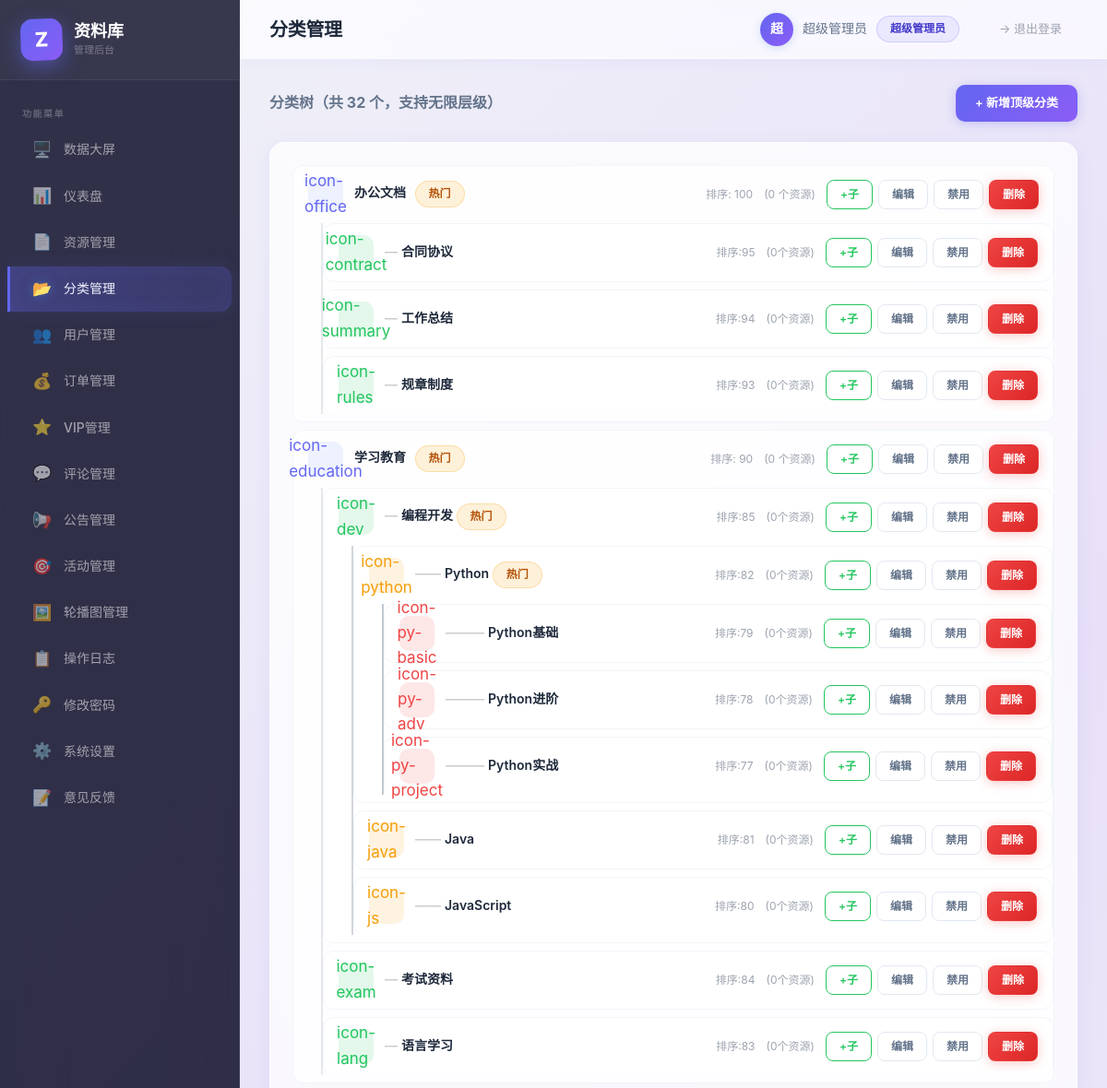
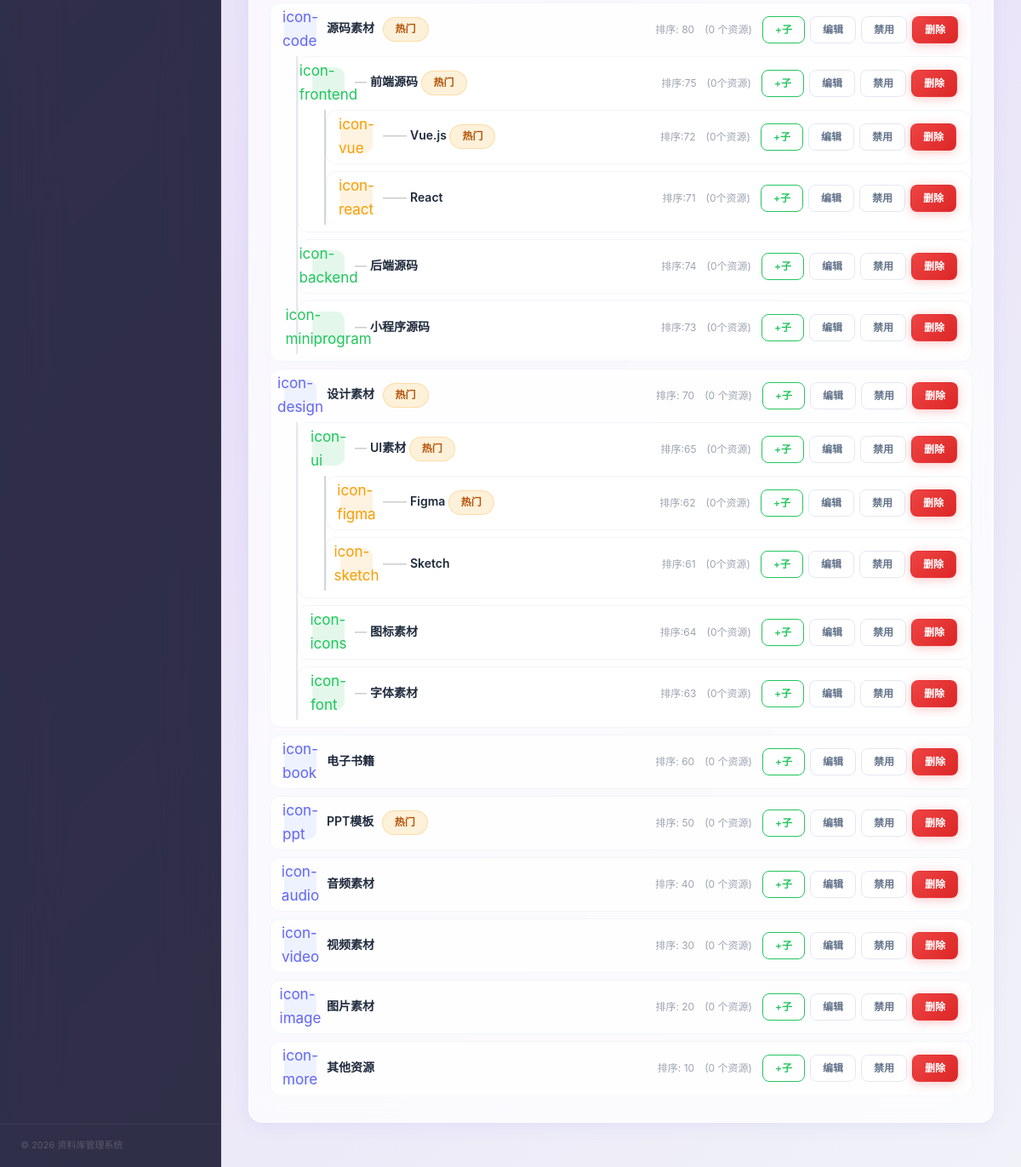
Screenshot of /admin/categories.php (signed in) with the database file from the repository (2 pictures, top to bottom).
### tables this page shows
CREATE TABLE `categories` (
  `id` int(10) unsigned NOT NULL AUTO_INCREMENT,
  `parent_id` int(10) unsigned NOT NULL DEFAULT 0 COMMENT '0=顶级分类',
  `name` varchar(100) NOT NULL,
  `icon` varchar(500) DEFAULT NULL,
  `sort_order` int(11) NOT NULL DEFAULT 0,
  `is_hot` tinyint(4) NOT NULL DEFAULT 0 COMMENT '1=热门',
  `status` tinyint(4) NOT NULL DEFAULT 1 COMMENT '1=启用 0=禁用',
  `created_at` datetime NOT NULL DEFAULT CURRENT_TIMESTAMP,
  `updated_at` datetime NOT NULL DEFAULT CURRENT_TIMESTAMP ON UPDATE CURRENT_TIMESTAMP,
  PRIMARY KEY (`id`),
  KEY `idx_parent_id` (`parent_id`),
  KEY `idx_sort_order` (`sort_order`)
);

### config/database.php (called while the page is built)
<?php
return [
    'host'     => getenv('DB_HOST')     ?: 'localhost',
    'port'     => getenv('DB_PORT')     ?: '3306',
    'dbname'   => getenv('DB_NAME')     ?: 'ziliaoku',
    'username' => getenv('DB_USER')     ?: 'root',
    'password' => getenv('DB_PASS')     ?: '',
    'charset'  => getenv('DB_CHARSET')  ?: 'utf8mb4',
    'options'  => [
        PDO::ATTR_ERRMODE            => PDO::ERRMODE_EXCEPTION,
        PDO::ATTR_DEFAULT_FETCH_MODE => PDO::FETCH_ASSOC,
        PDO::ATTR_EMULATE_PREPARES   => false,
        PDO::MYSQL_ATTR_INIT_COMMAND => "SET NAMES utf8mb4 COLLATE utf8mb4_unicode_ci",
    ],
];

### core/Database.php (called while the page is built, shortened)
<?php
class Database
{
    private static ?Database $instance = null;
    private PDO $pdo;
    private function __construct()
    {
        $config = require __DIR__ . '/../config/database.php';
        $dsn = sprintf(
            'mysql:host=%s;port=%s;dbname=%s;charset=%s',
            $config['host'],
            $config['port'],
            $config['dbname'],
            $config['charset']
        );
        try {
            $this->pdo = new PDO($dsn, $config['username'], $config['password'], $config['options']);
        } catch (PDOException $e) {
            throw new RuntimeException('数据库连接失败: ' . $e->getMessage());
        }
    }
    public static function getInstance(): self
    {
        if (self::$instance === null) {
            self::$instance = new self();
        }
        return self::$instance;
    }
    public function query(string $sql, array $params = []): PDOStatement
    {
        try {
            $stmt = $this->pdo->prepare($sql);
            $stmt->execute($params);
            return $stmt;
        } catch (PDOException $e) {
            throw new RuntimeException('查询失败: ' . $e->getMessage());
        }
    }
    public function fetch(string $sql, array $params = []): array
    {
        $stmt = $this->query($sql, $params);
        $result = $stmt->fetch(PDO::FETCH_ASSOC);
        return $result ?: [];
    }
    public function fetchAll(string $sql, array $params = []): array
    {
        $stmt = $this->query($sql, $params);
        return $stmt->fetchAll(PDO::FETCH_ASSOC);
    }
    public function count(string $table, string $where = '', array $params = []): int
    {
        $sql = 'SELECT COUNT(*) AS cnt FROM `' . $table . '`';
        if ($where !== '') {
            $sql .= ' WHERE ' . $where;
        }
        $row = $this->fetch($sql, $params);
        return isset($row['cnt']) ? (int) $row['cnt'] : 0;
    }
}

### admin/categories.php (the view, shortened to what this page needs)
<?php
require_once __DIR__ . '/../core/Database.php';
$db = Database::getInstance();
$allCategories = $db->fetchAll('SELECT * FROM categories ORDER BY sort_order DESC, id ASC');
$childrenMap = [];
foreach ($allCategories as $cat) {
    $childrenMap[(int)$cat['parent_id']][] = $cat;
}
$topLevel = $childrenMap[0] ?? [];
$editCat = null;
function renderTree($parentId, $childrenMap, $db, $csrfToken, $level = 0) {
    if (empty($childrenMap[$parentId])) return;
    $indent = str_repeat('—', $level);
    echo '<ul class="tree-children" style="' . ($level > 0 ? 'margin-left:30px;' : '') . '">';
    foreach ($childrenMap[$parentId] as $cat) {
        $resCount = $db->count('resources', 'category_id = :c', [':c' => $cat['id']]);
        $levelColors = ['#3b82f6', '#22c55e', '#f59e0b', '#ef4444', '#8b5cf6', '#ec4899', '#06b6d4'];
        $color = $levelColors[$level % count($levelColors)];
        echo '<li class="tree-item">';
        echo '<div class="tree-item-header">';
        echo '<div class="tree-icon" style="background:' . $color . '20;color:' . $color . ';">' . htmlspecialchars($cat['icon'] ?: '📁') . '</div>';
        echo '<span class="tree-name">';
        if ($level > 0) echo '<span style="color:#ccc;margin-right:4px;">' . $indent . '</span>';
        echo htmlspecialchars($cat['name']);
        if ($cat['is_hot']) echo ' <span class="badge badge-warning">热门</span>';
        echo '</span>';
        echo '<span class="text-muted" style="font-size:12px">排序:' . $cat['sort_order'] . '</span>';
        echo '<span class="text-muted" style="font-size:12px">(' . $resCount . '个资源)</span>';
        echo '<div class="tree-actions">';
        echo '<a href="categories.php?add=1&parent=' . $cat['id'] . '" class="btn btn-outline btn-sm" style="color:#22c55e;border-color:#22c55e;" title="添加子分类">+子</a>';
        echo '<a href="categories.php?edit=' . $cat['id'] . '" class="btn btn-outline btn-sm">编辑</a>';
        echo '<form method="POST" style="display:inline">';
        echo '<button class="btn btn-sm btn-outline">' . ($cat['status'] ? '禁用' : '启用') . '</button>';
        echo '</form>';
        echo '<form method="POST" style="display:inline" onsubmit="return confirm(\'确定删除？\')">';
        echo '<button class="btn btn-danger btn-sm">删除</button>';
        echo '</form>';
        echo '</div>';
        echo '</div>';
        renderTree((int)$cat['id'], $childrenMap, $db, $csrfToken, $level + 1);
        echo '</li>';
    }
    echo '</ul>';
}
include __DIR__ . '/header.php';
?>
<?php if ($editCat || isset($_GET['add'])): ?>
<div class="card mb-20">
  <div class="card-header">
    <h3><?php echo ($editCat && isset($editCat['id'])) ? '编辑分类' : '新增分类'; ?></h3>
    <a href="categories.php" class="btn btn-outline btn-sm">返回列表</a>
  </div>
  <div class="card-body">
    <form method="POST" action="categories.php">
      <input type="hidden" name="_token" value="<?php echo htmlspecialchars($csrfToken); ?>">
      <input type="hidden" name="action" value="save">
      <?php if ($editCat && isset($editCat['id'])): ?>
      <input type="hidden" name="edit_id" value="<?php echo $editCat['id']; ?>">
      <?php endif; ?>
      <div class="form-row">
        <div class="form-group">
          <label>分类名称 <span class="required">*</span></label>
          <input type="text" name="name" class="form-control" required
                 value="<?php echo htmlspecialchars($editCat['name'] ?? ''); ?>">
        </div>
        <div class="form-group">
          <label>上级分类</label>
          <select name="parent_id" class="form-control">
            <option value="0">-- 顶级分类 --</option>
            <?php echo buildParentOptions($allCategories, $editCat['id'] ?? 0, $editCat['parent_id'] ?? 0); ?>
          </select>
          <span class="form-hint">支持无限层级嵌套</span>
        </div>
      </div>
      <div class="form-row-3">
        <div class="form-group">
          <label>图标（Emoji）</label>
          <input type="text" name="icon" class="form-control" placeholder="例如: 📄 💻 🎨"
                 value="<?php echo htmlspecialchars($editCat['icon'] ?? ''); ?>">
          <span class="form-hint">输入Emoji表情符号</span>
        </div>
        <div class="form-group">
          <label>排序</label>
          <input type="number" name="sort_order" class="form-control" min="0"
                 value="<?php echo $editCat['sort_order'] ?? '0'; ?>">
          <span class="form-hint">数值越大越靠前</span>
        </div>
        <div class="form-group">
          <label>&nbsp;</label>
          <div class="form-check">
            <input type="checkbox" name="is_hot" id="is_hot" value="1"
              <?php echo ($editCat['is_hot'] ?? 0) ? 'checked' : ''; ?>>
            <label for="is_hot">热门分类</label>
          </div>
        </div>
      </div>
      <div class="d-flex gap-10">
        <button type="submit" class="btn btn-primary btn-lg">保存</button>
        <a href="categories.php" class="btn btn-outline btn-lg">取消</a>
      </div>
    </form>
  </div>
</div>
<?php else: ?>
<div class="toolbar">
  <div class="toolbar-left">
    <h3 style="font-size:16px;color:var(--text-secondary);">分类树（共 <?php echo count($allCategories); ?> 个，支持无限层级）</h3>
  </div>
  <div class="toolbar-right">
    <a href="categories.php?add=1" class="btn btn-primary">+ 新增顶级分类</a>
  </div>
</div>
<div class="card">
  <div class="card-body">
    <?php if (empty($topLevel)): ?>
    <div class="empty-state">
      <div class="empty-icon">&#x1F4C1;</div>
      <h4>暂无分类</h4>
      <p>点击上方按钮添加第一个分类</p>
    </div>
    <?php else: ?>
    <ul class="tree-list">
      <?php foreach ($topLevel as $cat): ?>
      <li class="tree-item">
        <div class="tree-item-header">
          <div class="tree-icon"><?php echo htmlspecialchars($cat['icon'] ?: '📂'); ?></div>
          <span class="tree-name">
            <?php echo htmlspecialchars($cat['name']); ?>
            <?php if ($cat['is_hot']): ?><span class="badge badge-warning" style="margin-left:6px">热门</span><?php endif; ?>
          </span>
          <span class="text-muted" style="font-size:12px">排序: <?php echo $cat['sort_order']; ?></span>
          <span class="text-muted" style="font-size:12px">
            (<?php echo $db->count('resources', 'category_id = :c', [':c' => $cat['id']]); ?> 个资源)
          </span>
          <div class="tree-actions">
            <a href="categories.php?add=1&parent=<?php echo $cat['id']; ?>" class="btn btn-outline btn-sm" style="color:#22c55e;border-color:#22c55e;">+子</a>
            <a href="categories.php?edit=<?php echo $cat['id']; ?>" class="btn btn-outline btn-sm">编辑</a>
            <form method="POST" style="display:inline">
              <button class="btn btn-sm btn-outline"><?php echo $cat['status'] ? '禁用' : '启用'; ?></button>
            </form>
            <form method="POST" style="display:inline" onsubmit="return confirm('确定删除此分类？')">
              <button class="btn btn-danger btn-sm">删除</button>
            </form>
          </div>
        </div>
        <?php renderTree((int)$cat['id'], $childrenMap, $db, $csrfToken, 1); ?>
      </li>
      <?php endforeach; ?>
    </ul>
    <?php endif; ?>
  </div>
</div>
<?php endif; ?>
<?php include __DIR__ . '/footer.php'; ?>

### admin/header.php (shortened to what this page needs)
<?php
$currentPage = basename($_SERVER['PHP_SELF'], '.php');
$adminName = $_SESSION['admin_realname'] ?: $_SESSION['admin_username'];
$adminRole = $_SESSION['admin_role'] ?? 'admin';
$navItems = [
    ['key' => 'bigscreen',  'label' => '数据大屏',   'icon' => '🖥️', 'url' => 'bigscreen.php'],
    ['key' => 'dashboard',  'label' => '仪表盘',     'icon' => '📊', 'url' => 'dashboard.php'],
    ['key' => 'resources',  'label' => '资源管理',   'icon' => '📄', 'url' => 'resources.php'],
    ['key' => 'categories', 'label' => '分类管理',   'icon' => '📂', 'url' => 'categories.php'],
    ['key' => 'users',      'label' => '用户管理',   'icon' => '👥', 'url' => 'users.php'],
    ['key' => 'orders',     'label' => '订单管理',   'icon' => '💰', 'url' => 'orders.php'],
    ['key' => 'viplans',    'label' => 'VIP管理',    'icon' => '⭐', 'url' => 'viplans.php'],
    ['key' => 'comments',   'label' => '评论管理',   'icon' => '💬', 'url' => 'comments.php'],
    ['key' => 'announcements', 'label' => '公告管理',   'icon' => '📢', 'url' => 'announcements.php'],
    ['key' => 'activities',    'label' => '活动管理',   'icon' => '🎯', 'url' => 'activities.php'],
    ['key' => 'banners',    'label' => '轮播图管理', 'icon' => '🖼️', 'url' => 'banners.php'],
    ['key' => 'logs',       'label' => '操作日志',   'icon' => '📋', 'url' => 'logs.php'],
    ['key' => 'password',   'label' => '修改密码',   'icon' => '🔑', 'url' => 'password.php'],
    ['key' => 'settings',   'label' => '系统设置',   'icon' => '⚙️', 'url' => 'settings.php'],
    ['key' => 'feedback',   'label' => '意见反馈',   'icon' => '📝', 'url' => 'feedback.php'],
];
$pageTitles = [
    'bigscreen' => '数据大屏',
    'dashboard' => '仪表盘',
    'resources' => '资源管理',
    'categories' => '分类管理',
    'users' => '用户管理',
    'orders' => '订单管理',
    'viplans' => 'VIP管理',
    'comments' => '评论管理',
    'announcements' => '公告管理',
    'activities' => '活动管理',
    'banners' => '轮播图管理',
    'logs' => '操作日志',
    'password' => '修改密码',
    'settings' => '系统设置',
    'feedback' => '意见反馈',
];
$pageTitle = $pageTitles[$currentPage] ?? '管理后台';
$roleLabels = [
    'super' => '超级管理员',
    'admin' => '管理员',
    'editor' => '编辑',
];
$roleLabel = $roleLabels[$adminRole] ?? $adminRole;
?>
<!DOCTYPE html>
<html lang="zh-CN">
<head>
  <link rel="stylesheet" href="assets/css/admin.css">
</head>
<body>
<div class="admin-wrapper">
  <aside class="sidebar">
    <div class="sidebar-logo">
      <div class="logo-icon">Z</div>
      <div>
        <h2>资料库</h2>
        <small>管理后台</small>
      </div>
    </div>
    <nav class="sidebar-nav">
      <div class="nav-section">功能菜单</div>
      <?php foreach ($navItems as $nav): ?>
      <a href="<?php echo htmlspecialchars($nav['url']); ?>"
         class="<?php echo $currentPage === $nav['key'] ? 'active' : ''; ?>">
        <span class="nav-icon"><?php echo $nav['icon']; ?></span>
        <?php echo htmlspecialchars($nav['label']); ?>
      </a>
      <?php endforeach; ?>
    </nav>
    <div class="sidebar-footer">
      &copy; <?php echo date('Y'); ?> 资料库管理系统
    </div>
  </aside>
  <div class="main-content">
    <header class="topbar">
      <div class="topbar-left">
        <span class="page-title"><?php echo htmlspecialchars($pageTitle); ?></span>
      </div>
      <div class="topbar-right">
        <div class="admin-info">
          <div class="admin-avatar"><?php echo mb_substr($adminName, 0, 1); ?></div>
          <span><?php echo htmlspecialchars($adminName); ?></span>
          <span class="badge badge-info"><?php echo htmlspecialchars($roleLabel); ?></span>
        </div>
        <a href="logout.php" class="btn-logout" title="退出登录">&#8594; 退出登录</a>
      </div>
    </header>
    <div class="content-area">

### admin/footer.php (shortened to what this page needs)
    </div>
  </div>
</div>
</body>
</html>

### admin/categories.php (style rules this page uses)
.tree-list { list-style: none; padding: 0; margin: 0; }
.tree-children { list-style: none; padding: 0; margin: 0 0 0 18px; border-left: 2px solid #e5e7eb; }
.tree-children .tree-children { border-left-color: #d1d5db; }
.tree-children .tree-children .tree-children { border-left-color: #c1c9d2; }
.tree-item { border-bottom: 1px solid #f3f4f6; border-radius: 6px; margin-bottom: 4px; transition: all .2s ease; }
.tree-item:last-child { border-bottom: none; }
.tree-item-header { display: flex; align-items: center; gap: 12px; padding: 12px 16px; flex-wrap: wrap; border-radius: 6px; transition: background .2s ease; }
.tree-icon { width: 38px; height: 38px; border-radius: 10px; display: flex; align-items: center; justify-content: center; font-size: 18px; flex-shrink: 0; transition: transform .2s ease, box-shadow .2s ease; }
.tree-name { font-size: 14px; font-weight: 600; min-width: 120px; }
.tree-actions { display: flex; gap: 6px; margin-left: auto; flex-wrap: wrap; }

### rows the page displays
categories: icon "icon-office", name "办公文档", is_hot "热门", sort_order "100", count "0", status "禁用", id "—"
categories: icon "icon-contract", name "合同协议", sort_order "95", resCount "0", status "禁用"
categories: icon "icon-summary", name "工作总结", sort_order "94", resCount "0", status "禁用"
categories: icon "icon-rules", name "规章制度", sort_order "93", resCount "0", status "禁用"
categories: icon "icon-education", name "学习教育", is_hot "热门", sort_order "90", count "0", shows "禁用", status "—"
categories: icon "icon-dev", name "编程开发", is_hot "热门", sort_order "85", resCount "0", status "禁用"
categories: icon "icon-python", indent "——", name "Python", is_hot "热门", sort_order "82", resCount "0", status "禁用"
categories: icon "icon-py-basic", indent "———", name "Python基础", sort_order "79", resCount "0", status "禁用"
categories: icon "icon-py-adv", indent "———", name "Python进阶", sort_order "78", resCount "0", status "禁用"
categories: icon "icon-py-project", indent "———", name "Python实战", sort_order "77", resCount "0", status "禁用"
categories: icon "icon-java", indent "——", name "Java", sort_order "81", resCount "0", status "禁用"
categories: icon "icon-js", indent "——", name "JavaScript", sort_order "80", resCount "0", status "禁用"
categories: icon "icon-exam", indent "—", name "考试资料", sort_order "84", resCount "0", status "禁用"
categories: icon "icon-lang", indent "—", name "语言学习", sort_order "83", resCount "0", status "禁用"
categories: icon "icon-code", name "源码素材", is_hot "热门", sort_order "80", count "0", shows "禁用", status "—"
categories: icon "icon-frontend", name "前端源码", is_hot "热门", sort_order "75", resCount "0", status "禁用"
categories: icon "icon-vue", indent "——", name "Vue.js", is_hot "热门", sort_order "72", resCount "0", status "禁用"
categories: icon "icon-react", indent "——", name "React", sort_order "71", resCount "0", status "禁用"
categories: icon "icon-backend", indent "—", name "后端源码", sort_order "74", resCount "0", status "禁用"
categories: icon "icon-miniprogram", indent "—", name "小程序源码", sort_order "73", resCount "0", status "禁用"
categories: icon "icon-design", name "设计素材", is_hot "热门", sort_order "70", count "0", shows "禁用", status "—"
categories: icon "icon-ui", name "UI素材", is_hot "热门", sort_order "65", resCount "0", status "禁用"
categories: icon "icon-figma", indent "——", name "Figma", is_hot "热门", sort_order "62", resCount "0", status "禁用"
categories: icon "icon-sketch", indent "——", name "Sketch", sort_order "61", resCount "0", status "禁用"
categories: icon "icon-icons", indent "—", name "图标素材", sort_order "64", resCount "0", status "禁用"
categories: icon "icon-font", indent "—", name "字体素材", sort_order "63", resCount "0", status "禁用"
categories: icon "icon-book", name "电子书籍", sort_order "60", count "0", status "禁用"
categories: icon "icon-ppt", name "PPT模板", is_hot "热门", sort_order "50", count "0", status "禁用"
categories: icon "icon-audio", name "音频素材", sort_order "40", count "0", status "禁用"
categories: icon "icon-video", name "视频素材", sort_order "30", count "0", status "禁用"
categories: icon "icon-image", name "图片素材", sort_order "20", count "0", status "禁用"
categories: icon "icon-more", name "其他资源", sort_order "10", count "0", status "禁用"

### other values shown
$nav['icon'] "🖥️"
$nav['label'] "数据大屏"
$nav['icon'] "📊"
$nav['label'] "仪表盘"
$nav['icon'] "📄"
$nav['label'] "资源管理"
$nav['icon'] "📂"
$nav['label'] "分类管理"
$nav['icon'] "👥"
$nav['label'] "用户管理"
$nav['icon'] "💰"
$nav['label'] "订单管理"
$nav['icon'] "⭐"
$nav['label'] "VIP管理"
$nav['icon'] "💬"
